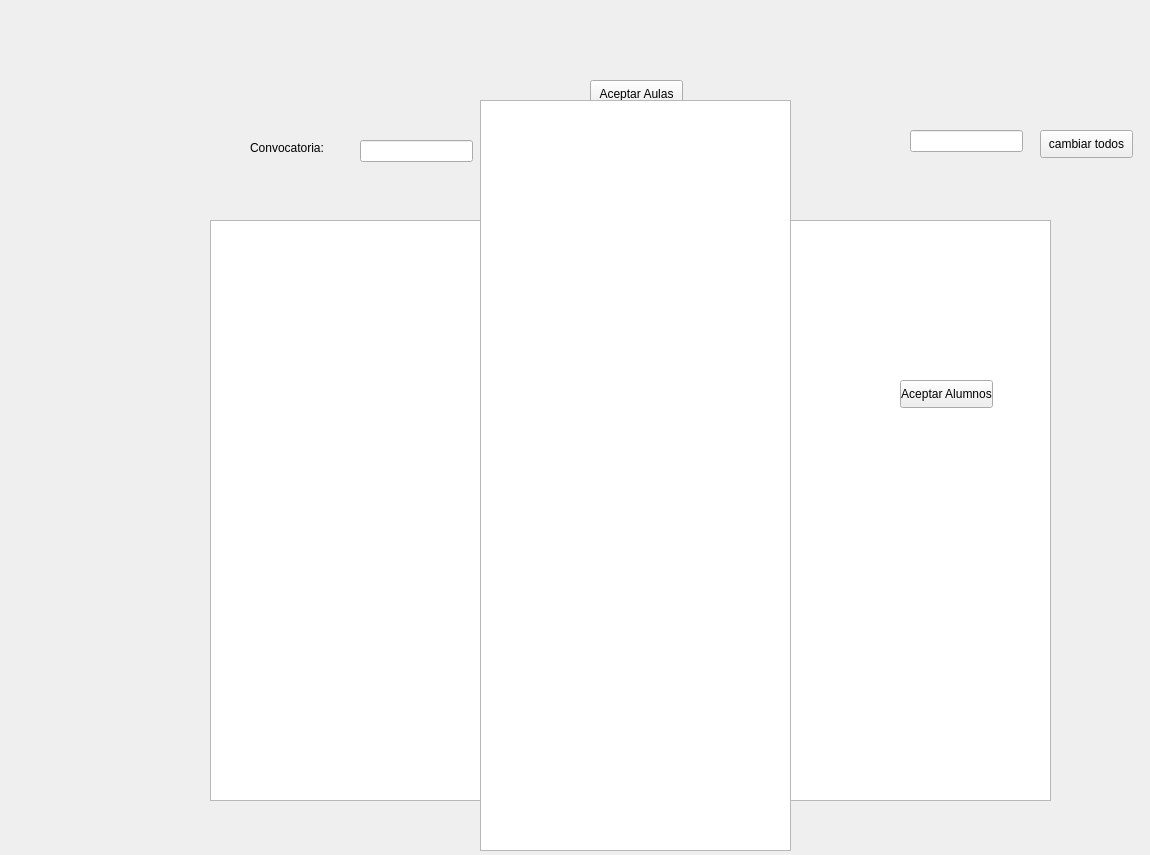
<?xml version="1.0" encoding="UTF-8"?>
<ui version="4.0">
 <class>PreBack</class>
 <widget class="QWidget" name="PreBack">
  <property name="geometry">
   <rect>
    <x>0</x>
    <y>0</y>
    <width>1150</width>
    <height>855</height>
   </rect>
  </property>
  <property name="windowTitle">
   <string>PreBack</string>
  </property>
  <widget class="QTableWidget" name="tablaDias">
   <property name="geometry">
    <rect>
     <x>210</x>
     <y>220</y>
     <width>841</width>
     <height>581</height>
    </rect>
   </property>
   <property name="sizePolicy">
    <sizepolicy hsizetype="Expanding" vsizetype="Expanding">
     <horstretch>0</horstretch>
     <verstretch>0</verstretch>
    </sizepolicy>
   </property>
   <property name="rowCount">
    <number>0</number>
   </property>
   <property name="columnCount">
    <number>0</number>
   </property>
  </widget>
  <widget class="QPushButton" name="aceptarAulas">
   <property name="geometry">
    <rect>
     <x>590</x>
     <y>80</y>
     <width>93</width>
     <height>28</height>
    </rect>
   </property>
   <property name="text">
    <string>Aceptar Aulas</string>
   </property>
  </widget>
  <widget class="QLabel" name="label">
   <property name="geometry">
    <rect>
     <x>220</x>
     <y>155</y>
     <width>831</width>
     <height>51</height>
    </rect>
   </property>
   <property name="font">
    <font>
     <pointsize>10</pointsize>
    </font>
   </property>
   <property name="text">
    <string>Introduce las aulas en los slots de cada día</string>
   </property>
   <property name="alignment">
    <set>Qt::AlignCenter</set>
   </property>
  </widget>
  <widget class="QListWidget" name="listaAlumnos">
   <property name="geometry">
    <rect>
     <x>480</x>
     <y>100</y>
     <width>311</width>
     <height>751</height>
    </rect>
   </property>
  </widget>
  <widget class="QPushButton" name="aceptarAlumnos">
   <property name="geometry">
    <rect>
     <x>900</x>
     <y>380</y>
     <width>93</width>
     <height>28</height>
    </rect>
   </property>
   <property name="text">
    <string>Aceptar Alumnos</string>
   </property>
  </widget>
  <widget class="QLineEdit" name="convocatorias">
   <property name="geometry">
    <rect>
     <x>360</x>
     <y>140</y>
     <width>113</width>
     <height>22</height>
    </rect>
   </property>
  </widget>
  <widget class="QLabel" name="text">
   <property name="geometry">
    <rect>
     <x>250</x>
     <y>140</y>
     <width>91</width>
     <height>16</height>
    </rect>
   </property>
   <property name="text">
    <string>Convocatoria:</string>
   </property>
  </widget>
  <widget class="QPushButton" name="cabiar">
   <property name="geometry">
    <rect>
     <x>1040</x>
     <y>130</y>
     <width>93</width>
     <height>28</height>
    </rect>
   </property>
   <property name="text">
    <string>cambiar todos</string>
   </property>
  </widget>
  <widget class="QLineEdit" name="valor">
   <property name="geometry">
    <rect>
     <x>910</x>
     <y>130</y>
     <width>113</width>
     <height>22</height>
    </rect>
   </property>
  </widget>
 </widget>
 <layoutdefault spacing="6" margin="11"/>
 <resources/>
 <connections>
  <connection>
   <sender>aceptarAlumnos</sender>
   <signal>clicked()</signal>
   <receiver>PreBack</receiver>
   <slot>enviarAlumnos()</slot>
   <hints>
    <hint type="sourcelabel">
     <x>923</x>
     <y>380</y>
    </hint>
    <hint type="destinationlabel">
     <x>950</x>
     <y>118</y>
    </hint>
   </hints>
  </connection>
  <connection>
   <sender>aceptarAulas</sender>
   <signal>clicked()</signal>
   <receiver>PreBack</receiver>
   <slot>enviarAulas()</slot>
   <hints>
    <hint type="sourcelabel">
     <x>610</x>
     <y>91</y>
    </hint>
    <hint type="destinationlabel">
     <x>859</x>
     <y>28</y>
    </hint>
   </hints>
  </connection>
  <connection>
   <sender>cabiar</sender>
   <signal>clicked()</signal>
   <receiver>PreBack</receiver>
   <slot>cambiarTodos()</slot>
   <hints>
    <hint type="sourcelabel">
     <x>1070</x>
     <y>144</y>
    </hint>
    <hint type="destinationlabel">
     <x>1004</x>
     <y>84</y>
    </hint>
   </hints>
  </connection>
 </connections>
 <slots>
  <slot>cambiarDias()</slot>
  <slot>cambiarSlots()</slot>
  <slot>enviarAlumnos()</slot>
  <slot>enviarAulas()</slot>
  <slot>cambiarTodos()</slot>
 </slots>
</ui>
